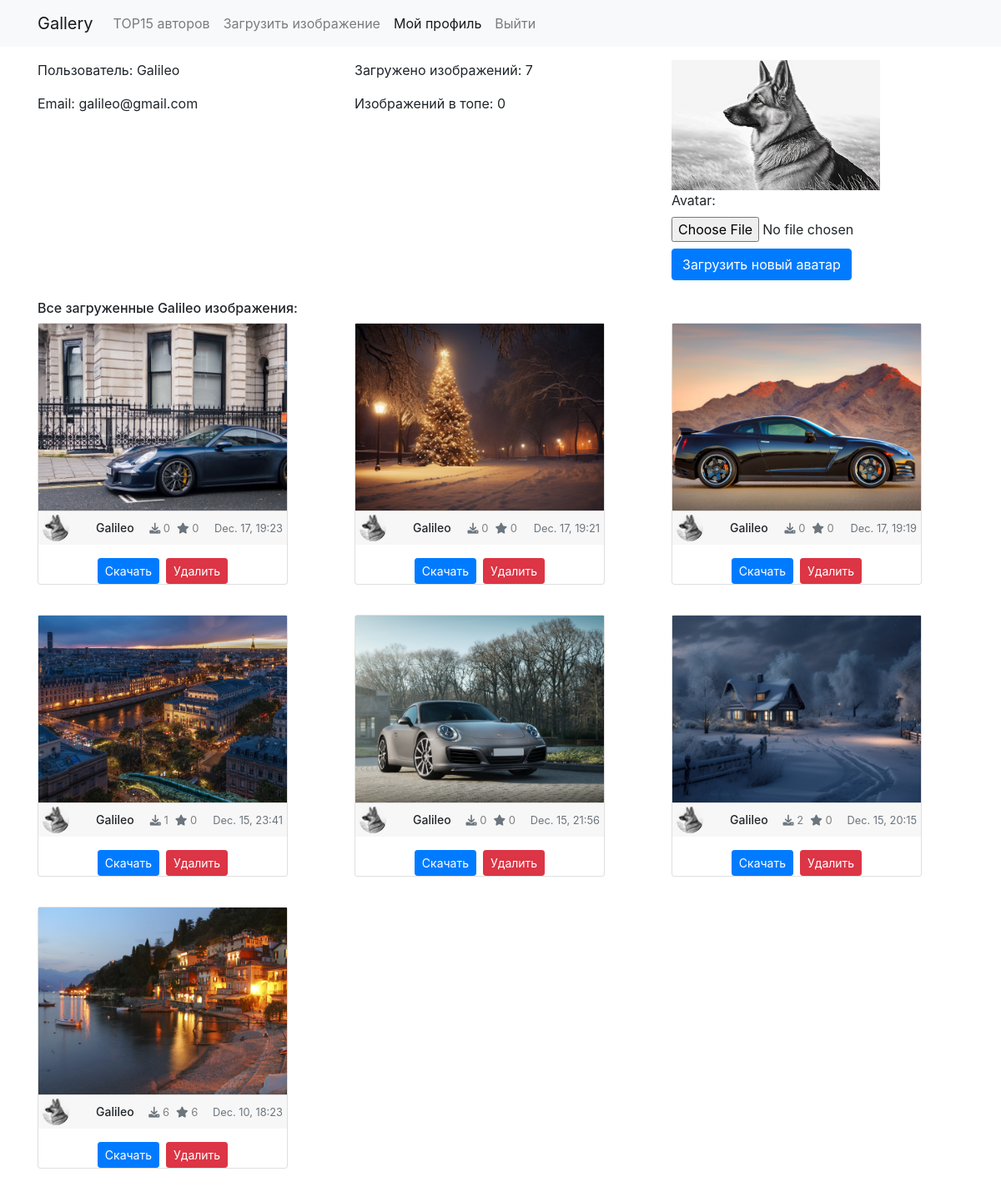
The page /users/profile/ (signed in) on the database its author committed.
### users/models.py (models this page shows, shortened)
class Account(models.Model):
    user = models.OneToOneField(User, on_delete=models.CASCADE, primary_key=True)
    nickname = models.CharField(max_length=100)
    account_image = models.ImageField(default='default.jpg', upload_to='account_images')
    image = models.ImageField(upload_to='images/')

### cards/models.py (models this page shows, shortened)
class Picture(models.Model):
    categories = (
        ('nature', 'Nature'),
        ('city', 'City'),
        ('cars', 'Cars'),
        ('animals', 'Animals'),
        ('Hi-Tech', 'Hi-Tech'),
        ('sport', 'Sport'),
        ('cosmos', 'Cosmos'),
        ('science', 'Science'),
        ('minimalism', 'Minimalism'),
        ('new year', 'Новый год'),
    )
    author = models.ForeignKey(User, on_delete=models.SET_NULL, null=True)
    image = models.ImageField(upload_to='images/')
    title = models.CharField('Название', max_length=50, default='')
    rating = models.IntegerField('Rating')  # Рейтинг изображения
    downloads = models.IntegerField('Скачали')  # Количество скачиваний
    tags = models.ManyToManyField(to=Tag, blank=True)
    date = models.DateTimeField('Дата публикации', auto_now_add=True)
    category = models.CharField(choices=categories, max_length=30)
    class Meta:
        ordering = ['date', 'rating']

### users/views.py (the view)
# urls.py: path('profile/', views.profile, name='profile'),
@login_required
def profile(request):
    user = request.user
    all_uploaded_images = Picture.objects.filter(author=user).order_by('-date')
    try:
        account = user.account
    except Account.DoesNotExist:
        account = Account.objects.create(user=user, nickname=user.username)
    if request.method == 'POST':
        form = AvatarUploadForm(request.POST, request.FILES)
        if form.is_valid():
            account.account_image = form.cleaned_data['avatar']
            account.save()
            return redirect('profile')
    else:
        form = AvatarUploadForm()
    context = {'user': user, 'uploaded_images': all_uploaded_images, 'form': form, 'active_page': 'profile'}
    return render(request, 'users/account.html', context)

### users/forms.py
class AvatarUploadForm(forms.Form):
    avatar = forms.ImageField()

### users/templates/users/account.html (shortened to what this page needs)
{% extends 'main/base.html' %}
{% load static %}
{% block content %}
<div class="row">
    <div class="col-md-4">
        <div class="user-info">
            <p>Пользователь: {{ user.username }}</p>
            <p>Email: {{ user.email }}</p>
        </div>
    </div>
    <div class="col-md-4">
        <div class="user-stats">
            <p>Загружено изображений: {{ user.picture_set.count }}</p>
            <p>Изображений в топе: {{ top_images|length }}</p>
        </div>
    </div>
    <div class="col-md-4">
        <div class="user-avatar">
            <img src="{{ user.account.account_image.url }}" alt="User Avatar" class="img-fluid small-avatar">
            <form method="post" enctype="multipart/form-data">
                {{ form }}
                <button type="submit" class="btn btn-primary mt-2">Загрузить новый аватар</button>
            </form>
        </div>
    </div>
</div>
<div class="row mt-4">
    <div class="col-md-12">
        <div class="all-user-images">
            <h6>Все загруженные {{ user.username }} изображения:</h6>
            <div class="row">
                {% for img in uploaded_images %}
                <div class="col-md-4 col-sm-6 mb-3">
                    <div class="card position-relative">
                        <div class="card-body">
                            <a href="{% url 'cards_image_detail' img.id %}">
                                <img src="{{ img.image.url }}" alt="Image" class="img-fluid">
                            </a>
                        </div>
                        <div class="card-footer d-flex justify-content-between align-items-center">
                            <div class="d-flex align-items-center">
                                <img src="{{ img.author.account.account_image.url }}" alt="Avatar Image"
                                     class="avatar mr-2">
                                <h5 class="card-title mb-0 ml-4">{{ img.author }}</h5>
                            </div>
                            <div class="d-flex flex-column align-items-end">
                                <div class="d-flex align-items-center">
                                    <p style="font-size:13px;color:gray;" class="mb-0 mr-2"><i class="fas fa-download text-muted"></i> {{ img.downloads }}</p>
                                    <p style="font-size:13px;color:gray;" class="mb-0"><i class="fas fa-star text-muted"></i> {{ img.rating }}</p>
                                </div>
                            </div>
                            <small class="text-muted">{{ img.date|date:"M. d, H:i" }}</small>
                        </div>
                        <div class="row mt-3">
                            <div class="col text-center">
                                <div class="d-flex justify-content-center">
                                    <form method="post" action="{% url 'download_image' img.id %}" class="mr-2">
                                        <button type="submit" class="btn btn-sm btn-primary">Скачать</button>
                                    </form>
                                    <form method="post" action="{% url 'delete_image' img.id %}">
                                        <button type="submit" class="btn btn-sm btn-danger">Удалить</button>
                                    </form>
                                </div>
                            </div>
                        </div>
                    </div>
                </div>
                {% endfor %}
            </div>
        </div>
    </div>
</div>
{% endblock %}

### main/static/main/css/style.css (style rules this page uses)
body { margin: 0; padding: 0; }
.card { margin-bottom: 20px; width: 300px; position: relative; }
.card img { max-width: 100%; }
.card-body { padding: 0; }
.card-title { font-size: 14px; }
.card-footer { display: flex; justify-content: space-between; align-items: center; padding: 4px 5px; position: relative; }
.avatar { width: 32px; height: 32px; border-radius: 50%; object-fit: cover; margin-right: 10px; }
.card-body img, .top-images .card-body img { height: 224px; object-fit: cover; }
.small-avatar { max-width: 250px; max-height: 250px; }

### rows shown on the page
Picture: image (picture), author.account.account_image (picture), author "Galileo", downloads "0", rating "0", date "Dec. 17, 19:23"
Picture: image (picture), author.account.account_image (picture), author "Galileo", downloads "0", rating "0", date "Dec. 17, 19:21"
Picture: image (picture), author.account.account_image (picture), author "Galileo", downloads "0", rating "0", date "Dec. 17, 19:19"
Picture: image (picture), author.account.account_image (picture), author "Galileo", downloads "1", rating "0", date "Dec. 15, 23:41"
Picture: image (picture), author.account.account_image (picture), author "Galileo", downloads "0", rating "0", date "Dec. 15, 21:56"
Picture: image (picture), author.account.account_image (picture), author "Galileo", downloads "2", rating "0", date "Dec. 15, 20:15"
Picture: image (picture), author.account.account_image (picture), author "Galileo", downloads "6", rating "6", date "Dec. 10, 18:23"

### other values the page prints
{{ user.username }} "Galileo"
{{ user.email }} "galileo@gmail.com"
{{ user.picture_set.count }} "7"
{{ top_images|length }} "0"
